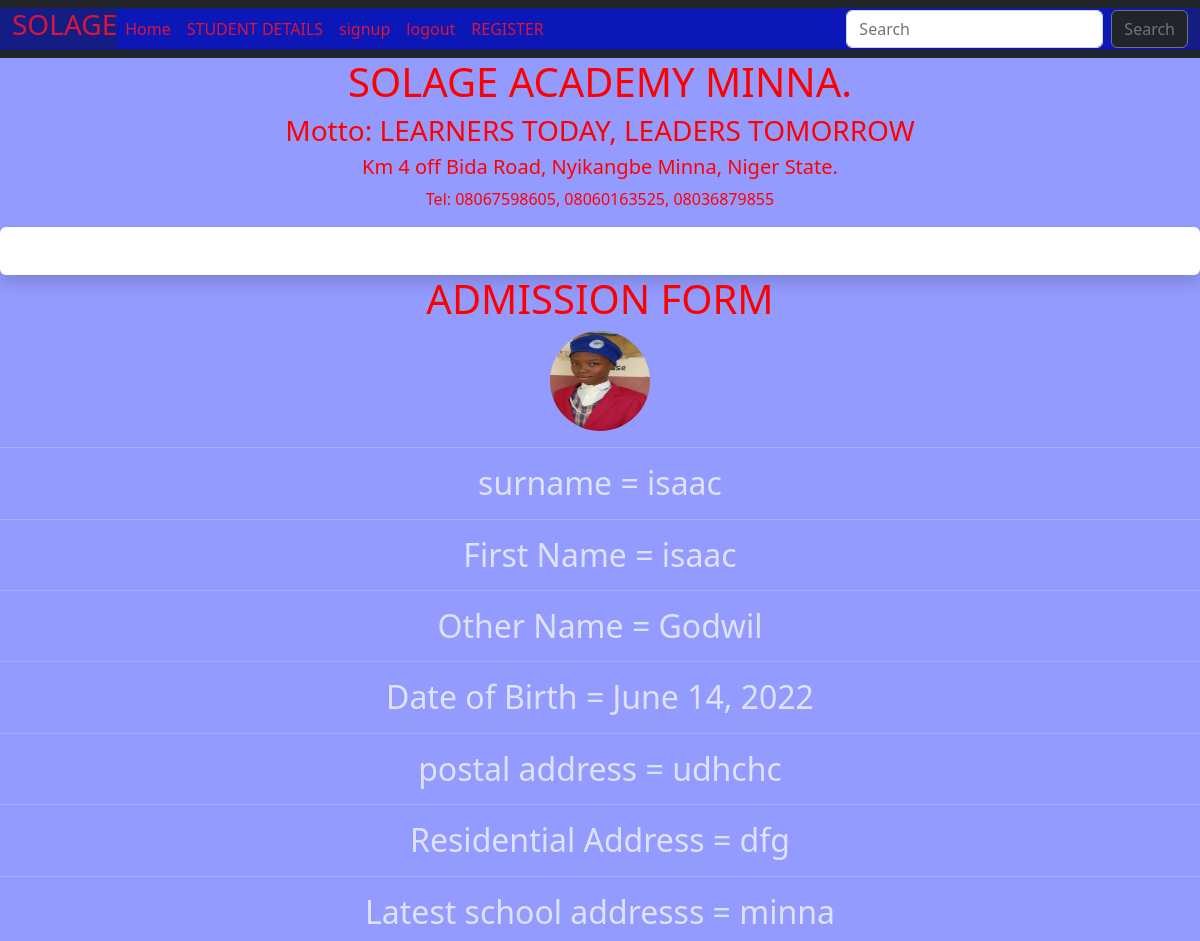
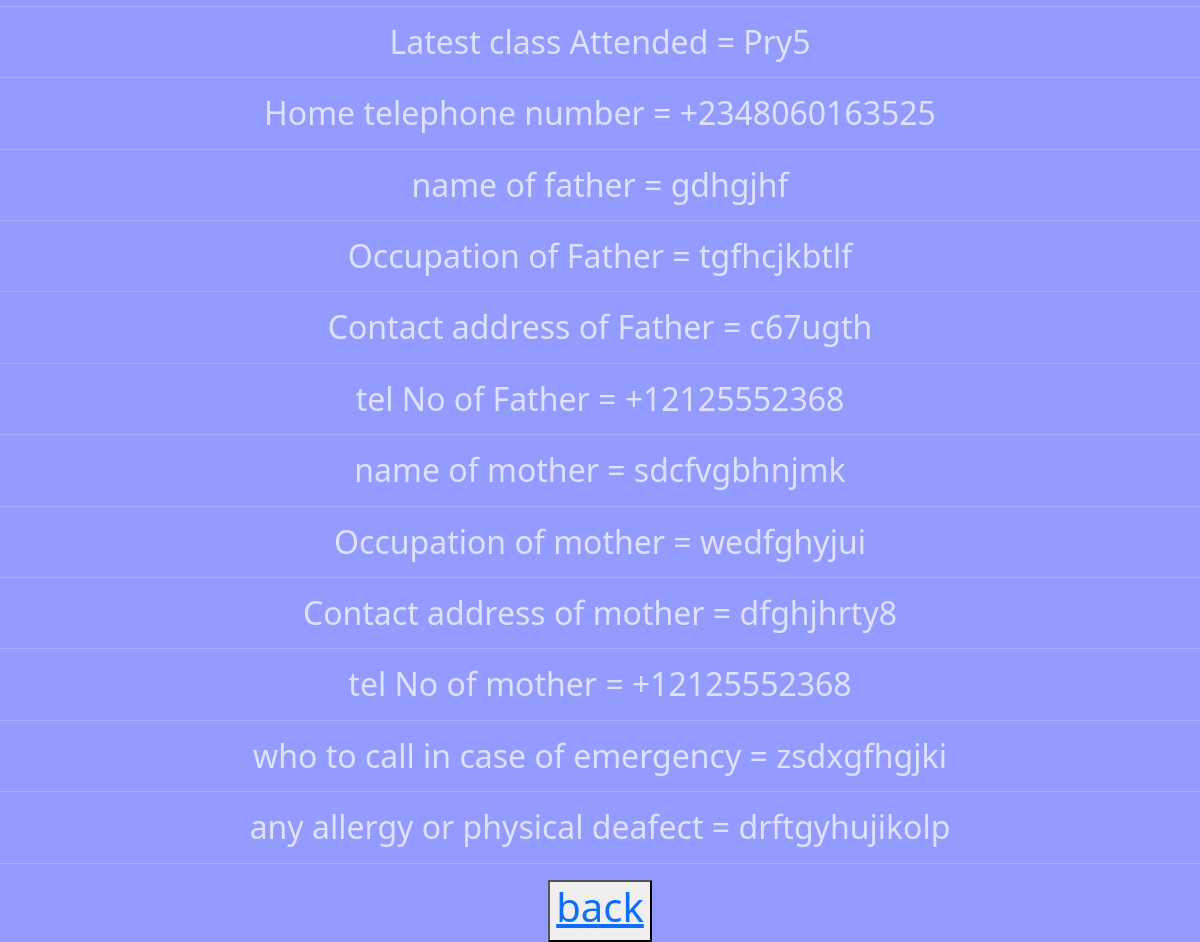
/registration/1/ (signed in), run on the app's committed database (2 pictures, top to bottom).
### school/models.py (models this page shows, shortened)
class School(models.Model):
    surname = models.CharField(max_length=20, blank=False, null=True)
    First_Name = models.CharField(max_length=20, blank=False, null=True)
    Other_Name = models.CharField(max_length=20, blank=False, null=True)
    Date_of_Birth = models.DateField()
    postal_address = models.CharField(max_length=50, blank=False, null=True)
    Residential_Address = models.CharField(max_length=50, blank=False, null=True)
    Latest_school_addresss = models.CharField(max_length=50, blank=False, null=True)
    Latest_class_Attended = models.CharField(max_length=20,choices=Classes,default="Nur1")
    Home_telephone_number = PhoneNumberField(blank=False, null=True)
    name_of_father = models.CharField(max_length=20, blank=False, null=True)
    Occupation_of_Father = models.CharField(max_length=20, blank=False, null=True)
    Contact_address_of_Father = models.CharField(max_length=20, blank=False, null=True)
    tel_No_of_Father = PhoneNumberField(blank=False, null=True)
    name_of_mother = models.CharField(max_length=20, blank=False, null=True)
    Occupation_of_mother = models.CharField(max_length=20, blank=False, null=True)
    Contact_address_of_mother = models.CharField(max_length=20, blank=False, null=True)
    tel_No_of_mother = PhoneNumberField(blank=False, null=True)
    who_to_call_in_case_of_emergency = models.CharField(max_length=20, blank=False, null=True)
    any_allergy_or_physical_deafect = models.CharField(max_length=20)
    picture = models.ImageField(upload_to="images/")

### school/views.py (the view)
# urls.py: path("registration/<int:pk>/", FormDetail.as_view(), name="formdetail"),
class FormDetail(LoginRequiredMixin, DetailView):
    model = School
    template_name = "school/formdetail.html"
    context_object_name = "talk"

### school/templates/school/formdetail.html
{% extends 'base.html' %}
{% block content %}
<div>
{% load static %}
<link rel="stylesheet" href="{% static 'css/detail.css' %}">
<h1> SOLAGE ACADEMY MINNA. </h1>
<h3>Motto: LEARNERS TODAY, LEADERS TOMORROW</h3>
<h5> Km 4 off Bida Road, Nyikangbe Minna, Niger State. </h5>
<p> Tel: 08067598605, 08060163525, 08036879855 </p>
<div class="shadow p-4 mb-7 bg-body rounded"  argin: auto ; padding: 5px; width: 50%; height: 50%;"  ></div>
    <h1> ADMISSION FORM </h1>
<img src="{{talk.picture.url}}" alt="image" width="100" height="100" style="border-radius: 100px">
<hr>
<h2> surname = {{talk.surname}} </h2>
<hr>
<h2> First Name = {{talk.First_Name}} </h2>
<hr>
<h2> Other Name = {{talk.Other_Name}} </h2>
<hr>
<h2> Date of Birth = {{talk.Date_of_Birth}} </h2>
<hr>
<h2> postal address = {{talk.postal_address}} </h2>
<hr>
<h2> Residential Address = {{talk.Residential_Address}} </h2>
<hr>
<h2> Latest school addresss = {{talk.Latest_school_addresss}} </h2>
<hr>
<h2> Latest class Attended = {{talk.Latest_class_Attended}} </h2>
<hr>
<h2> Home telephone number = {{talk.Home_telephone_number}} </h2>
<hr>
<h2> name of father = {{talk.name_of_father}} </h2>
<hr>
<h2> Occupation of Father = {{talk.Occupation_of_Father}} </h2>
<hr>
<h2> Contact address of Father = {{talk.Contact_address_of_Father}} </h2>
<hr>
<h2> tel No of Father = {{talk.tel_No_of_Father}} </h2>
<hr>
<h2> name of mother = {{talk.name_of_mother}} </h2>
<hr>
<h2> Occupation of mother = {{talk.Occupation_of_mother}} </h2>
<hr>
<h2> Contact address of mother = {{talk.Contact_address_of_mother}} </h2>
<hr>
<h2> tel No of mother = {{talk.tel_No_of_mother }} </h2>
<hr>
<h2> who to call in case of emergency = {{talk.who_to_call_in_case_of_emergency}} </h2>
<hr>
<h2> any allergy or physical deafect = {{talk.any_allergy_or_physical_deafect}} </h2>
<hr>
<button><h1><a href="{% url 'form' %}">back</a></h1></button>
</div>
{% endblock content  %}

### templates/base.html (shortened to what this page needs)
<!DOCTYPE html>
<html lang="en">
<head>
    <link href="https://cdn.jsdelivr.net/npm/bootstrap@5.2.2/dist/css/bootstrap.min.css" rel="stylesheet"
>
    <nav class="navbar navbar-expand-lg bg-dark">
        <div class="container-fluid">
          <h3 style="color: crimson;">SOLAGE</h3>
          <div class="collapse navbar-collapse" id="navbarSupportedContent">
            <ul class="navbar-nav me-auto mb-2 mb-lg-0">
              <li class="nav-item">
                <a class="nav-link active" aria-current="page" href="{% url 'home' %}" style="color: crimson;">Home</a>
              </li>
              <li class="nav-item">
                <a class="nav-link" href="{% url 'form' %}" style="color: crimson;">STUDENT DETAILS</a>
              </li>
              <li class="nav-item">
                <a class="nav-link" href="{% url 'signup' %}" style="color: crimson;">signup</a>
              </li>
              <li class="nav-item">
                {% if user.is_authenticated %}
                  <a class="nav-link" href="{% url 'logout' %}" style="color: crimson;">logout</a>
                {% else %}
                  <a class="nav-link" href="{% url 'login' %}" style="color: crimson;">login</a>
                {% endif %}
              </li>
              <li class="nav-item">
                <a class="nav-link"  href="{% url 'fo_create' %}" style="color: crimson;">REGISTER</a>
              </li>
            </ul>
            <form class="d-flex" role="search" method=POST action="{% url 'search_result' %}">
              <input class="form-control me-2" type="search" placeholder="Search" aria-label="Search" name="searched">
              <button class="btn btn-outline-secondary bg-dark" type="submit" >Search</button>
            </form>
          </div>
        </div>
      </nav>
</head>
<body>
    {% block content %}
    {% endblock %}
</body>
</html>

### static/css/detail.css (style rules this page uses)
h1 { text-align: center; color: red; }
h3 { text-align: center; color: rgb(255, 0, 0); }
h5 { text-align: center; color: red; }
p { text-align: center; color: red; }
div { background-color: rgba(0, 17, 255, 0.418); color: rgba(255, 255, 255, 0.705); text-align: center; }

### data on the page
School: picture (picture), surname "isaac", First_Name "isaac", Other_Name "Godwil", Date_of_Birth "June 14, 2022", postal_address "udhchc", Residential_Address "dfg", Latest_school_addresss "minna", Latest_class_Attended "Pry5", Home_telephone_number "+2348060163525", name_of_father "gdhgjhf", Occupation_of_Father "tgfhcjkbtlf", Contact_address_of_Father "c67ugth", tel_No_of_Father "+12125552368", name_of_mother "sdcfvgbhnjmk", Occupation_of_mother "wedfghyjui", Contact_address_of_mother "dfghjhrty8", tel_No_of_mother "+12125552368", who_to_call_in_case_of_emergency "zsdxgfhgjki", any_allergy_or_physical_deafect "drftgyhujikolp"
